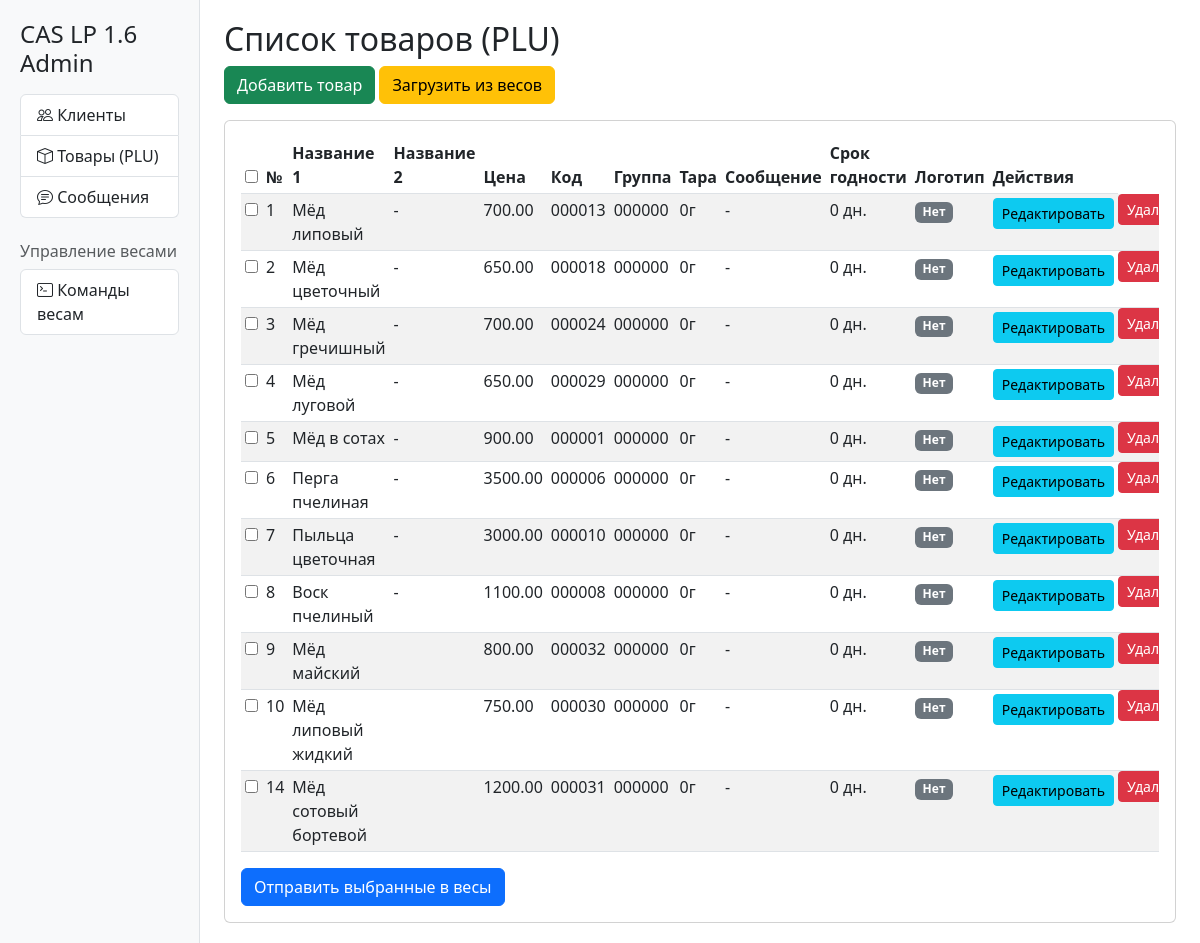
The app's page /plu with its own data.
### server.py (models this page shows)
class PLU(db.Model):
    id = db.Column(db.Integer, primary_key=True)
    number = db.Column(db.Integer, unique=True, nullable=False)
    name1 = db.Column(db.String(28), nullable=False)  # Название строка 1
    name2 = db.Column(db.String(28), default='')      # Название строка 2
    price = db.Column(db.Float, nullable=False)       # Цена в рублях
    code = db.Column(db.String(6), default='000000')  # Код товара (6 цифр)
    group_code = db.Column(db.String(6), default='000000')  # Групповой код
    tare = db.Column(db.Integer, default=0)           # Тара в граммах
    message_number = db.Column(db.Integer, default=0) # Номер сообщения
    expiry_type = db.Column(db.Integer, default=0)    # Тип срока годности (0-дата, 1-дни)
    expiry_value = db.Column(db.String(10), default='01.01.25')  # Срок годности
    logo_type = db.Column(db.Integer, default=0)      # Тип логотипа
    cert_code = db.Column(db.String(4), default='')   # Сертификационный код

### server.py (the view)
@app.route('/plu')
def plu_list():
    plus = PLU.query.order_by(PLU.number).all()
    clients = Client.query.all()
    return render_template('plu_list.html', plus=plus, clients=clients)

### templates/plu_list.html (shortened to what this page needs)
{% extends 'base.html' %}
{% block header %}Список товаров (PLU){% endblock %}
{% block content %}
<div class="mb-3">
    <a href="{{ url_for('plu_add') }}" class="btn btn-success">Добавить товар</a>
    <a href="{{ url_for('select_client_for_plu', action='load') }}" class="btn btn-warning">Загрузить из весов</a>
</div>
<div class="card">
    <div class="card-body">
        <div class="table-responsive">
            <table class="table table-striped table-sm">
                <thead>
                    <tr>
                        <th><input type="checkbox" id="select-all"></th>
                        <th>№</th>
                        <th>Название 1</th>
                        <th>Название 2</th>
                        <th>Цена</th>
                        <th>Код</th>
                        <th>Группа</th>
                        <th>Тара</th>
                        <th>Сообщение</th>
                        <th>Срок годности</th>
                        <th>Логотип</th>
                        <th>Действия</th>
                    </tr>
                </thead>
                <tbody>
                    {% for plu in plus %}
                    <tr>
                        <td><input type="checkbox" class="plu-checkbox" value="{{ plu.number }}"></td>
                        <td>{{ plu.number }}</td>
                        <td>{{ plu.name1 }}</td>
                        <td>{{ plu.name2 or '-' }}</td>
                        <td>{{ '%.2f'|format(plu.price) }}</td>
                        <td>{{ plu.code }}</td>
                        <td>{{ plu.group_code }}</td>
                        <td>{{ plu.tare }}г</td>
                        <td>{{ plu.message_number or '-' }}</td>
                        <td>
                            {% if plu.expiry_type == 0 %}
                                {{ plu.expiry_value }}
                            {% else %}
                                {{ plu.expiry_value }} дн.
                            {% endif %}
                        </td>
                        <td>
                            {% if plu.logo_type > 0 %}
                                <span class="badge bg-info">{{ plu.logo_type }}</span>
                            {% else %}
                                <span class="badge bg-secondary">Нет</span>
                            {% endif %}
                        </td>
                        <td>
                            <a href="{{ url_for('plu_edit', plu_id=plu.id) }}" class="btn btn-sm btn-info">Редактировать</a>
                        </td>
                        <td style="padding:0;">
                            <form action="{{ url_for('plu_delete', plu_id=plu.id) }}" method="post" style="display:inline-block;margin:0;" onsubmit="return confirm('Удалить товар?');">
                                <button type="submit" class="btn btn-sm btn-danger">Удалить</button>
                            </form>
                        </td>
                    </tr>
                    {% endfor %}
                </tbody>
            </table>
            <form id="send-selected-form" method="post" action="{{ url_for('send_selected_to_scales') }}">
                <button type="submit" class="btn btn-primary">Отправить выбранные в весы</button>
            </form>
        </div>
    </div>
</div>
{% endblock %}

### records on screen
PLU: number "1", name1 "Мёд липовый", name2 "-", price "700.00", code "000013", group_code "000000", tare "0", message_number "-", expiry_value "0", logo_type "Нет"
PLU: number "2", name1 "Мёд цветочный", name2 "-", price "650.00", code "000018", group_code "000000", tare "0", message_number "-", expiry_value "0", logo_type "Нет"
PLU: number "3", name1 "Мёд гречишный", name2 "-", price "700.00", code "000024", group_code "000000", tare "0", message_number "-", expiry_value "0", logo_type "Нет"
PLU: number "4", name1 "Мёд луговой", name2 "-", price "650.00", code "000029", group_code "000000", tare "0", message_number "-", expiry_value "0", logo_type "Нет"
PLU: number "5", name1 "Мёд в сотах", name2 "-", price "900.00", code "000001", group_code "000000", tare "0", message_number "-", expiry_value "0", logo_type "Нет"
PLU: number "6", name1 "Перга пчелиная", name2 "-", price "3500.00", code "000006", group_code "000000", tare "0", message_number "-", expiry_value "0", logo_type "Нет"
PLU: number "7", name1 "Пыльца цветочная", name2 "-", price "3000.00", code "000010", group_code "000000", tare "0", message_number "-", expiry_value "0", logo_type "Нет"
PLU: number "8", name1 "Воск пчелиный", name2 "-", price "1100.00", code "000008", group_code "000000", tare "0", message_number "-", expiry_value "0", logo_type "Нет"
PLU: number "9", name1 "Мёд майский", price "800.00", code "000032", group_code "000000", tare "0", message_number "-", expiry_value "0", logo_type "Нет"
PLU: number "10", name1 "Мёд липовый жидкий", price "750.00", code "000030", group_code "000000", tare "0", message_number "-", expiry_value "0", logo_type "Нет"
PLU: number "14", name1 "Мёд сотовый бортевой", price "1200.00", code "000031", group_code "000000", tare "0", message_number "-", expiry_value "0", logo_type "Нет"
